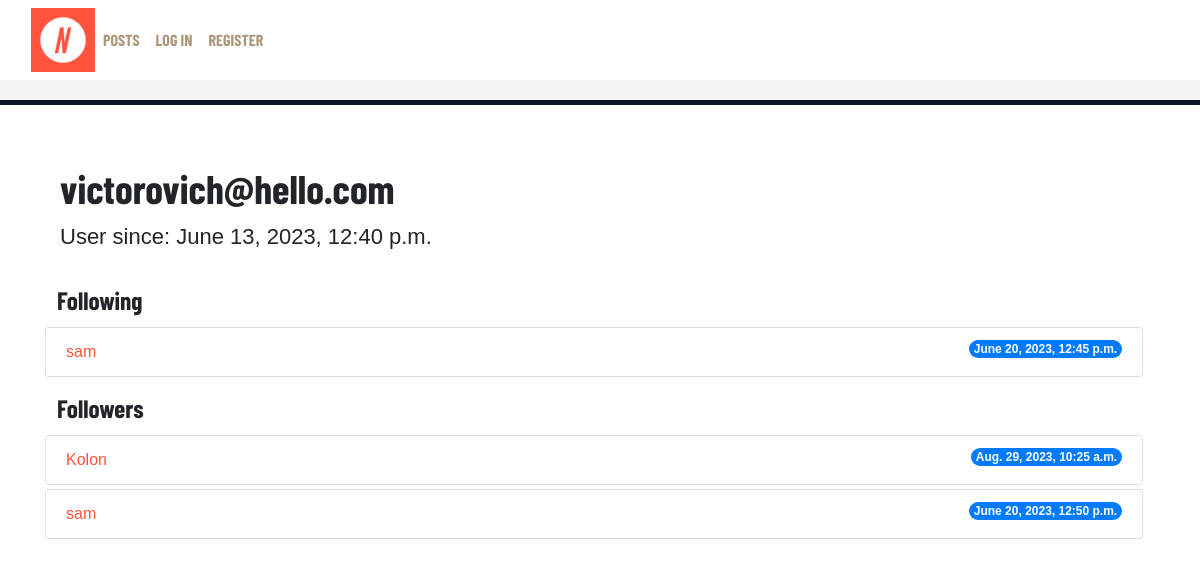
/stats/victorovich@hello.com, run on the app's committed database.
### network/models.py (models this page shows, shortened)
class User(AbstractUser):
    following = models.ManyToManyField('self', symmetrical=False, blank=True, related_name='followers_set')
    pass

class UserFollowing(models.Model):
    user = models.OneToOneField(User, on_delete=models.CASCADE)
    following = models.ManyToManyField(User, related_name='followers')
    followed_date = models.DateTimeField(auto_now_add=True, editable=False)

### network/views.py (the view)
# urls.py: path('stats/<str:check_user>', views.stats, name='stats'),
def stats(request, check_user):
    user = request.user
    userid = user_id(check_user)
    check_user_obj = User.objects.get(username=check_user)
    try:
        user_following = UserFollowing.objects.get(user=userid)
        followings = user_following.following.all()
        following_dates = [UserFollowing.objects.get(user=userid, following=followed_user).followed_date for followed_user in followings]
    except:
        followings = []
        following_dates = []
    try:
        user_follower = get_object_or_404(User, pk=userid)
        followers = user_follower.followers.all()
        follower_dates = [UserFollowing.objects.get(user=follower.user, following=userid).followed_date for follower in followers]
    except:
        followers = []
        follower_dates = []
    print(followings, followers)
    context = {
        'followings': zip(followings, following_dates),
        'followers': zip(followers, follower_dates),
        'check_user': check_user_obj,
        'user': user
    }
    return render(request, 'network/stats.html', context)

### network/views.py (called while the page is built)
def user_id(username):
    try:
        user_id = User.objects.get(username=username).id
    except:
        print("Username does not exists")
    return user_id

### network/templates/network/stats.html
{% extends "network/layout.html" %}
{% block body %}
<div class="container pt-5">
    <h1>{{check_user.username}}</h1>
    <p>User since: {{check_user.date_joined}}</p>
    <div class="row gy-1 pt-3">
        <h3>Following</h1>
        {% if followings %}
            {% for following, date in followings %}
                <ol class="list-group">
                    <li class="list-group-item d-flex justify-content-between align-items-start">
                        <a href="{% url 'user_page' following.username %}">{{following.username}}</a>
                        <span class="badge bg-primary rounded-pill">{{date}}</span>
                    </li>
                </ol>
            {% endfor %}
        {% else %}
            <ol class="list-group">
                <li class="list-group-item d-flex justify-content-between align-items-start">
                    None
                </li>
            </ol>
        {% endif %}
    </div>
   <div class="row gy-1 pt-3">
    <h3>Followers</h3>
    {% if followers %}
        {% for follow, date in followers %}
        <ol class="list-group">
            <li class="list-group-item d-flex justify-content-between align-items-start">
                <a href="{% url 'user_page' follow.user %}">{{follow.user}}</a>
                <span class="badge bg-primary rounded-pill">{{date}}</span>
            </li>
        </ol>
        {% endfor %}
    {% else %}
        <ol class="list-group">
            <li class="list-group-item d-flex justify-content-between align-items-start">
                None
            </li>
        </ol>
    {% endif %}
    </div>
</div>
{% endblock %}

### network/static/network/css/styles.css (style rules this page uses)
h1, h2, h3, h4, button { font-family: 'Barlow Condensed', sans-serif !important; }
a, p, body { font-family: 'Montserrat', sans-serif !important; }
html body { font-family: 'Montserrat', sans-serif !important; }
p { font-size: calc(1rem + 0.5vw); }
a { color: #ff533d }
h3 { font-size: calc(1.2rem + 0.5vw); }
a { text-decoration: none; }

### data on the page
User: username "victorovich@hello.com", date_joined "June 13, 2023, 12:40 p.m."
User: username "sam", followed_date "June 20, 2023, 12:45 p.m."
UserFollowing: user "Kolon", followed_date "Aug. 29, 2023, 10:25 a.m."
UserFollowing: user "sam", followed_date "June 20, 2023, 12:50 p.m."
